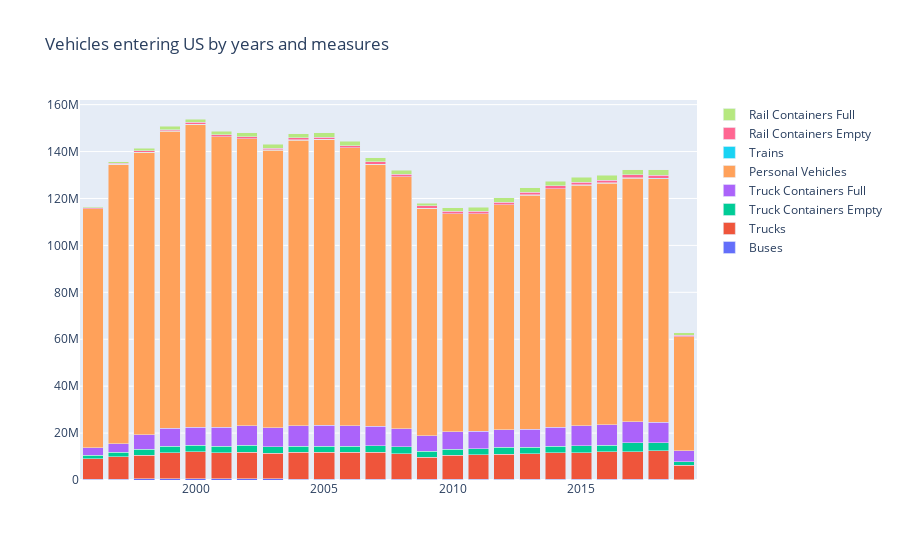

The cell this chart's notebook holds for it:
### Code cell
# stacked bar chart 
# set parameters
value_b = df_dm_v.loc(axis=0)[:,'Buses'].values.flatten().tolist()
value_tk = df_dm_v.loc(axis=0)[:,'Trucks'].values.flatten().tolist()
value_tke = df_dm_v.loc(axis=0)[:,'Truck Containers Empty'].values.flatten().tolist()
value_tkf = df_dm_v.loc(axis=0)[:,'Truck Containers Full'].values.flatten().tolist()
value_pv = df_dm_v.loc(axis=0)[:,'Personal Vehicles'].values.flatten().tolist()
value_tr = df_dm_v.loc(axis=0)[:,'Trains'].values.flatten().tolist()
value_tre = df_dm_v.loc(axis=0)[:,'Rail Containers Empty'].values.flatten().tolist()
value_trf = df_dm_v.loc(axis=0)[:,'Rail Containers Full'].values.flatten().tolist()
# check if better yrs or years for x...
fig = go.Figure(data=[
    go.Bar(name='Buses', x= yrs, y= value_b), 
    go.Bar(name='Trucks', x= yrs, y= value_tk),
    go.Bar(name='Truck Containers Empty', x= yrs, y= value_tke),
    go.Bar(name='Truck Containers Full', x= yrs, y= value_tkf),
    go.Bar(name='Personal Vehicles', x= yrs, y= value_pv),
    go.Bar(name='Trains', x= yrs, y= value_tr),
    go.Bar(name='Rail Containers Empty', x= yrs, y= value_tre),
    go.Bar(name='Rail Containers Full', x= yrs, y= value_trf)
])
# change the bar mode
fig.update_layout(title = 'Vehicles entering US by years and measures', barmode='stack')
fig.show()
